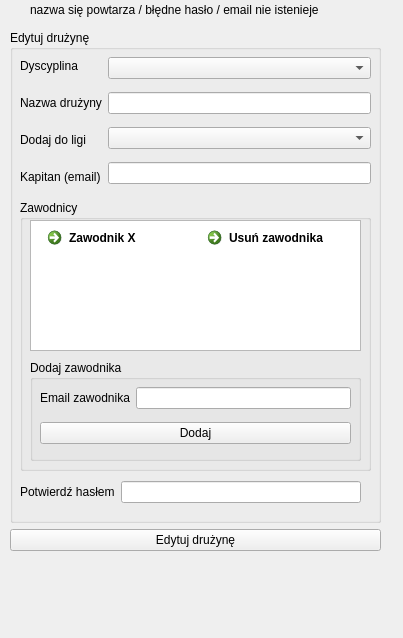
<?xml version="1.0" encoding="UTF-8"?>
<ui version="4.0">
 <class>druzyna_edytuj</class>
 <widget class="QDialog" name="druzyna_edytuj">
  <property name="geometry">
   <rect>
    <x>0</x>
    <y>0</y>
    <width>403</width>
    <height>638</height>
   </rect>
  </property>
  <property name="windowTitle">
   <string>Dialog</string>
  </property>
  <widget class="QWidget" name="layoutWidget_10">
   <property name="geometry">
    <rect>
     <x>10</x>
     <y>30</y>
     <width>371</width>
     <height>521</height>
    </rect>
   </property>
   <layout class="QVBoxLayout" name="verticalLayout_12">
    <item>
     <widget class="QGroupBox" name="groupBox_8">
      <property name="title">
       <string>Edytuj drużynę</string>
      </property>
      <widget class="QWidget" name="layoutWidget_11">
       <property name="geometry">
        <rect>
         <x>10</x>
         <y>20</y>
         <width>351</width>
         <height>142</height>
        </rect>
       </property>
       <layout class="QHBoxLayout" name="horizontalLayout_6">
        <item>
         <layout class="QVBoxLayout" name="verticalLayout_13">
          <item>
           <widget class="QLabel" name="label_24">
            <property name="text">
             <string>Dyscyplina</string>
            </property>
           </widget>
          </item>
          <item>
           <widget class="QLabel" name="label_25">
            <property name="text">
             <string>Nazwa drużyny</string>
            </property>
           </widget>
          </item>
          <item>
           <widget class="QLabel" name="label_26">
            <property name="text">
             <string>Dodaj do ligi</string>
            </property>
           </widget>
          </item>
          <item>
           <widget class="QLabel" name="label_27">
            <property name="text">
             <string>Kapitan (email)</string>
            </property>
           </widget>
          </item>
         </layout>
        </item>
        <item>
         <layout class="QVBoxLayout" name="verticalLayout_14">
          <item>
           <widget class="QComboBox" name="comboBox_5"/>
          </item>
          <item>
           <widget class="QLineEdit" name="lineEdit_9"/>
          </item>
          <item>
           <widget class="QComboBox" name="comboBox_6"/>
          </item>
          <item>
           <widget class="QLineEdit" name="lineEdit_10"/>
          </item>
         </layout>
        </item>
       </layout>
      </widget>
      <widget class="QGroupBox" name="groupBox_9">
       <property name="geometry">
        <rect>
         <x>10</x>
         <y>170</y>
         <width>351</width>
         <height>271</height>
        </rect>
       </property>
       <property name="title">
        <string>Zawodnicy</string>
       </property>
       <widget class="QListView" name="listView_3">
        <property name="geometry">
         <rect>
          <x>10</x>
          <y>20</y>
          <width>331</width>
          <height>131</height>
         </rect>
        </property>
       </widget>
       <widget class="QCommandLinkButton" name="commandLinkButton_6">
        <property name="geometry">
         <rect>
          <x>20</x>
          <y>20</y>
          <width>187</width>
          <height>41</height>
         </rect>
        </property>
        <property name="text">
         <string>Zawodnik X</string>
        </property>
       </widget>
       <widget class="QCommandLinkButton" name="commandLinkButton_7">
        <property name="geometry">
         <rect>
          <x>180</x>
          <y>20</y>
          <width>161</width>
          <height>41</height>
         </rect>
        </property>
        <property name="text">
         <string>Usuń zawodnika</string>
        </property>
       </widget>
       <widget class="QGroupBox" name="groupBox_10">
        <property name="geometry">
         <rect>
          <x>10</x>
          <y>160</y>
          <width>331</width>
          <height>101</height>
         </rect>
        </property>
        <property name="title">
         <string>Dodaj zawodnika</string>
        </property>
        <widget class="QWidget" name="layoutWidget_12">
         <property name="geometry">
          <rect>
           <x>10</x>
           <y>20</y>
           <width>311</width>
           <height>71</height>
          </rect>
         </property>
         <layout class="QVBoxLayout" name="verticalLayout_15">
          <item>
           <layout class="QHBoxLayout" name="horizontalLayout_7">
            <item>
             <widget class="QLabel" name="label_28">
              <property name="text">
               <string>Email zawodnika</string>
              </property>
             </widget>
            </item>
            <item>
             <widget class="QLineEdit" name="lineEdit_11">
              <property name="text">
               <string/>
              </property>
             </widget>
            </item>
           </layout>
          </item>
          <item>
           <widget class="QPushButton" name="pushButton_6">
            <property name="text">
             <string>Dodaj</string>
            </property>
           </widget>
          </item>
         </layout>
        </widget>
       </widget>
      </widget>
      <widget class="QWidget" name="layoutWidget_13">
       <property name="geometry">
        <rect>
         <x>10</x>
         <y>450</y>
         <width>341</width>
         <height>24</height>
        </rect>
       </property>
       <layout class="QHBoxLayout" name="horizontalLayout_8">
        <item>
         <widget class="QLabel" name="label_29">
          <property name="text">
           <string>Potwierdź hasłem</string>
          </property>
         </widget>
        </item>
        <item>
         <widget class="QLineEdit" name="lineEdit_12"/>
        </item>
       </layout>
      </widget>
     </widget>
    </item>
    <item>
     <widget class="QPushButton" name="pushButton_7">
      <property name="text">
       <string>Edytuj drużynę</string>
      </property>
     </widget>
    </item>
   </layout>
  </widget>
  <widget class="QLabel" name="label_30">
   <property name="geometry">
    <rect>
     <x>30</x>
     <y>0</y>
     <width>331</width>
     <height>20</height>
    </rect>
   </property>
   <property name="text">
    <string>nazwa się powtarza / błędne hasło / email nie istenieje</string>
   </property>
  </widget>
 </widget>
 <resources/>
 <connections/>
</ui>
